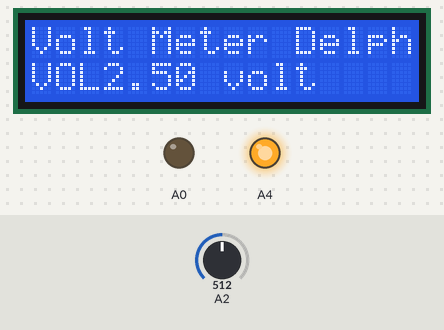
The sketch below on a simulated Arduino Uno, built with avr-gcc and run on an emulated ATmega328P. On the bench: 16×2 character LCD, output pins drawn as LEDs (lit = HIGH). The test bench sets the inputs (shaded band); at power-on: A2 = 512. What the sketch prints to the serial monitor is not drawn.

Above: at 1.2 s.
1.3 s: A2 set to 716
At 3.2 s:
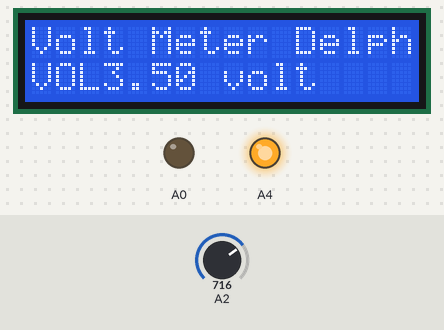
3.5 s: A2 set to 900
At 4.9 s:
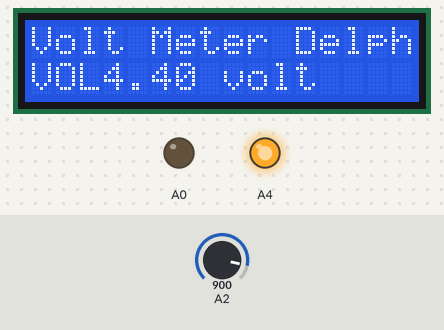
5.5 s: A2 set to 1023
At 6.6 s:
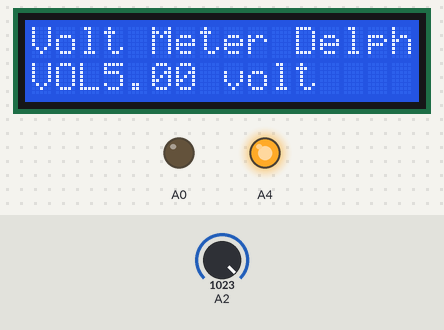
Timing chart, 0 to 8.5 s (numbered marks = the images above; inputs shaded):
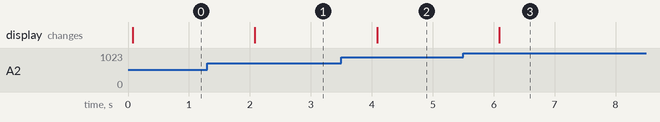

The sketch:

TEST_VOLTMETER.ino
```cpp
//MUHAMMAD RAMADHAN
//TEST VOLTMETER

#include <LiquidCrystal.h>
LiquidCrystal lcd(4, 5, 6, 7, 8, 9);
int adc1=0;
float tegangan = 0;
int tegangan2=0;

void setup() {
 Serial.begin(9600);
 pinMode(A2, INPUT);
 pinMode(A0, OUTPUT);
 pinMode(A4, OUTPUT);
 digitalWrite(A0,LOW);
 digitalWrite(A4,HIGH);
 lcd.begin(16, 2);
 lcd.setCursor(0, 0);
 lcd.print("Volt Meter Delphi");
 lcd.setCursor(0, 1);
 lcd.print("VOLT = ");
 delay(10);

}

void loop() {
adc1 = analogRead(2);
tegangan = (float)(adc1*0.004887585532);
tegangan2=tegangan*1000;
Serial.print(tegangan2);
Serial.println("A");
lcd.setCursor(3, 1);
lcd.print(tegangan,2);
lcd.print(" volt ");
delay(1000);
}
```

Measured:
- after the input at 1.3 s, the display: changes after 0.78 s (image 1)
- after the input at 3.5 s, the display: changes after 0.59 s (image 2)
- after the input at 5.5 s, the display: changes after 0.59 s (image 3)
